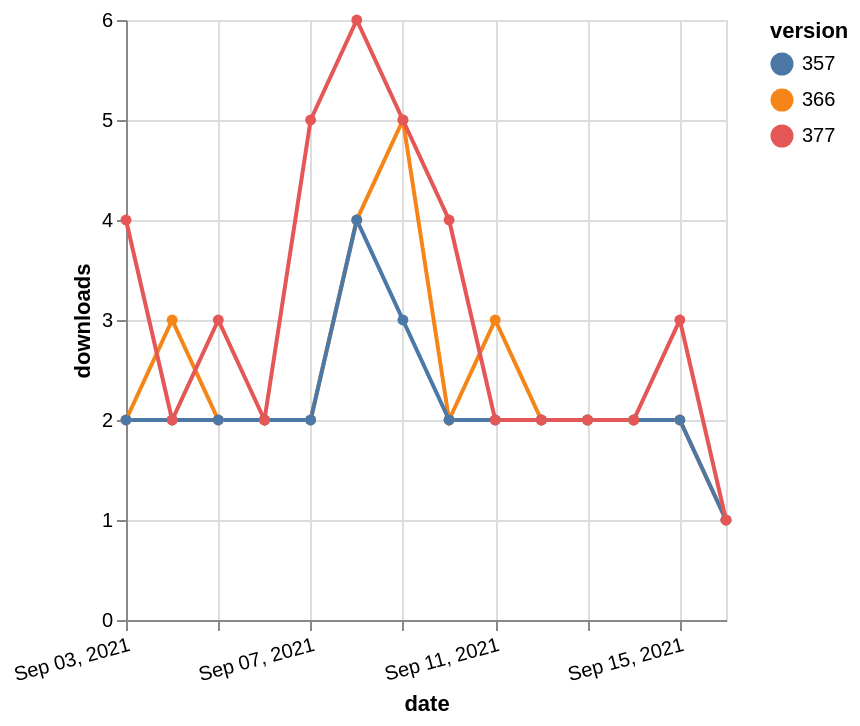

Vega-Lite specification for this chart:
### Vega-Lite specification from a JSON file in a GitHub repository (floating-point values rounded to 4 significant figures)
{"$schema": "https://vega.github.io/schema/vega-lite/v5.json", "description": "A simple bar chart with embedded data.", "data": {"values": [{"date": "2021-09-03", "total": 2885, "delta": 2, "version": "366"}, {"date": "2021-09-04", "total": 2888, "delta": 3, "version": "366"}, {"date": "2021-09-05", "total": 2890, "delta": 2, "version": "366"}, {"date": "2021-09-06", "total": 2892, "delta": 2, "version": "366"}, {"date": "2021-09-07", "total": 2894, "delta": 2, "version": "366"}, {"date": "2021-09-08", "total": 2898, "delta": 4, "version": "366"}, {"date": "2021-09-09", "total": 2903, "delta": 5, "version": "366"}, {"date": "2021-09-10", "total": 2905, "delta": 2, "version": "366"}, {"date": "2021-09-11", "total": 2908, "delta": 3, "version": "366"}, {"date": "2021-09-12", "total": 2910, "delta": 2, "version": "366"}, {"date": "2021-09-13", "total": 2912, "delta": 2, "version": "366"}, {"date": "2021-09-14", "total": 2914, "delta": 2, "version": "366"}, {"date": "2021-09-15", "total": 2916, "delta": 2, "version": "366"}, {"date": "2021-09-16", "total": 2917, "delta": 1, "version": "366"}, {"date": "2021-09-03", "total": 2998, "delta": 2, "version": "357"}, {"date": "2021-09-04", "total": 3000, "delta": 2, "version": "357"}, {"date": "2021-09-05", "total": 3002, "delta": 2, "version": "357"}, {"date": "2021-09-06", "total": 3004, "delta": 2, "version": "357"}, {"date": "2021-09-07", "total": 3006, "delta": 2, "version": "357"}, {"date": "2021-09-08", "total": 3010, "delta": 4, "version": "357"}, {"date": "2021-09-09", "total": 3013, "delta": 3, "version": "357"}, {"date": "2021-09-10", "total": 3015, "delta": 2, "version": "357"}, {"date": "2021-09-11", "total": 3017, "delta": 2, "version": "357"}, {"date": "2021-09-12", "total": 3019, "delta": 2, "version": "357"}, {"date": "2021-09-13", "total": 3021, "delta": 2, "version": "357"}, {"date": "2021-09-14", "total": 3023, "delta": 2, "version": "357"}, {"date": "2021-09-15", "total": 3025, "delta": 2, "version": "357"}, {"date": "2021-09-16", "total": 3026, "delta": 1, "version": "357"}, {"date": "2021-09-03", "total": 2714, "delta": 4, "version": "377"}, {"date": "2021-09-04", "total": 2716, "delta": 2, "version": "377"}, {"date": "2021-09-05", "total": 2719, "delta": 3, "version": "377"}, {"date": "2021-09-06", "total": 2721, "delta": 2, "version": "377"}, {"date": "2021-09-07", "total": 2726, "delta": 5, "version": "377"}, {"date": "2021-09-08", "total": 2732, "delta": 6, "version": "377"}, {"date": "2021-09-09", "total": 2737, "delta": 5, "version": "377"}, {"date": "2021-09-10", "total": 2741, "delta": 4, "version": "377"}, {"date": "2021-09-11", "total": 2743, "delta": 2, "version": "377"}, {"date": "2021-09-12", "total": 2745, "delta": 2, "version": "377"}, {"date": "2021-09-13", "total": 2747, "delta": 2, "version": "377"}, {"date": "2021-09-14", "total": 2749, "delta": 2, "version": "377"}, {"date": "2021-09-15", "total": 2752, "delta": 3, "version": "377"}, {"date": "2021-09-16", "total": 2753, "delta": 1, "version": "377"}]}, "width": "container", "mark": {"type": "line", "point": {"filled": true}}, "encoding": {"x": {"field": "date", "type": "temporal", "timeUnit": "yearmonthdate", "title": "date", "axis": {"labelAngle": -15}}, "y": {"field": "delta", "type": "quantitative", "title": "downloads"}, "color": {"field": "version", "type": "nominal"}, "tooltip": {"field": "delta"}}}
